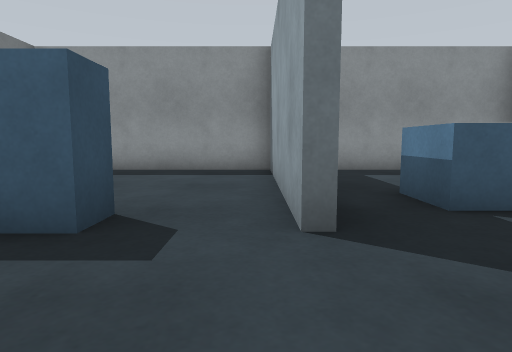
view 1 (above)

19 first-person views from a walk through a world built for the Gazebo simulator. The camera is 0.72 m above the floor, tilts 6° down and sees 75° across. The floor is counted in squares, 1 m on a side. Each view is taken from the middle of a square. On the plan, view 1 faces up. The plan holds only what a view shows up to about 10 squares ahead; the rest is blank.

view 2
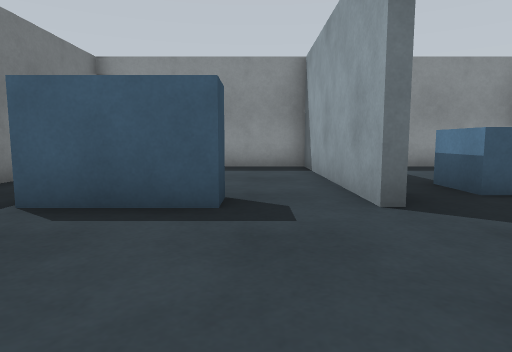

view 3
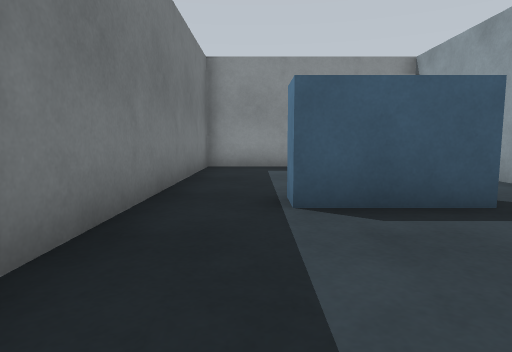

view 4
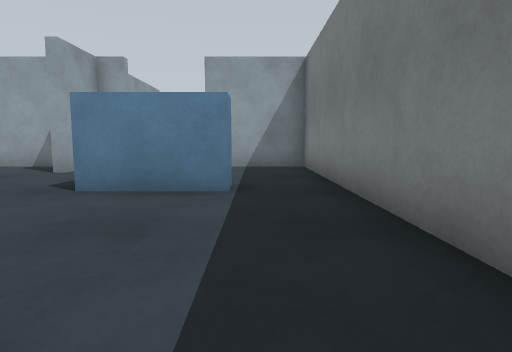

view 5
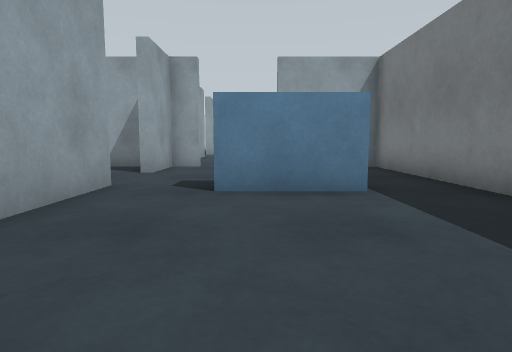

view 6
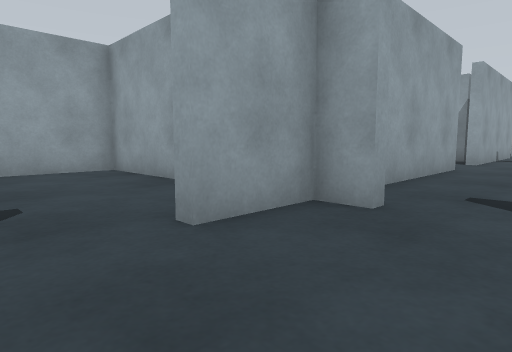

view 7
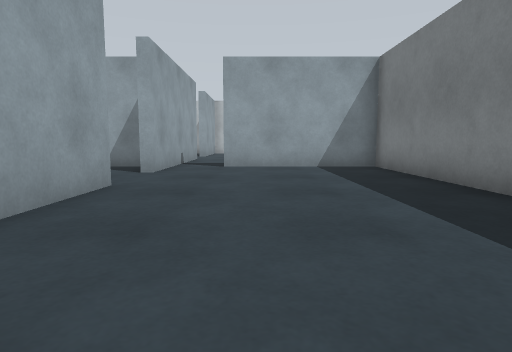

view 8
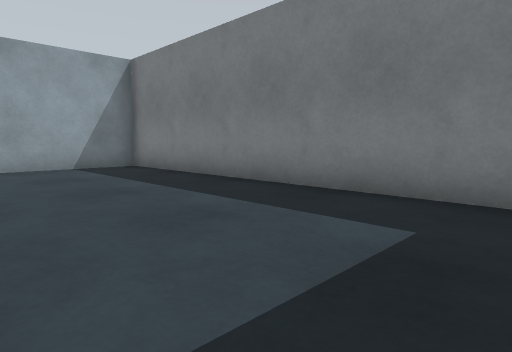

view 9
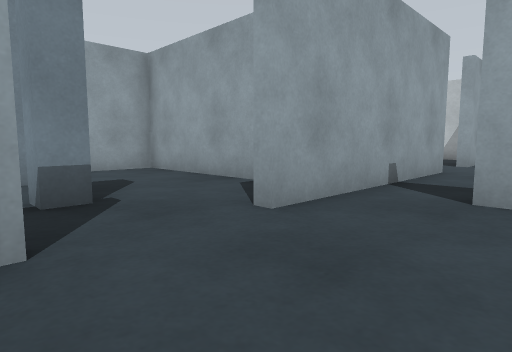

view 10
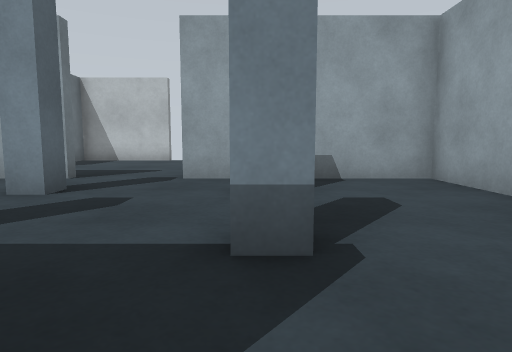

view 11
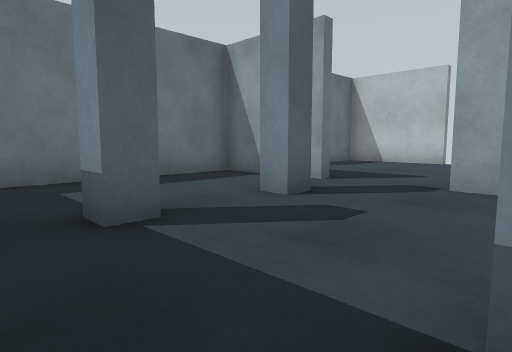

view 12
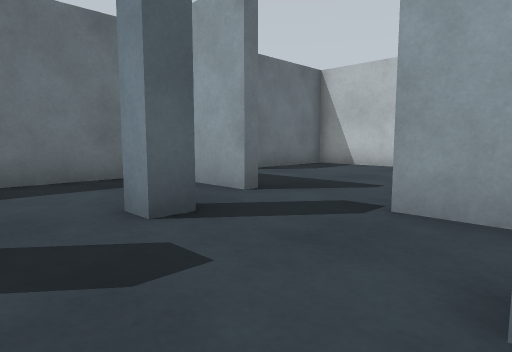

view 13
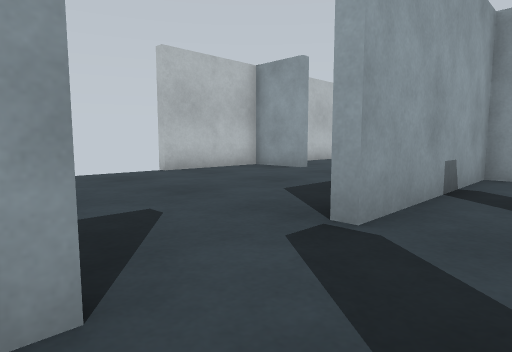

view 14
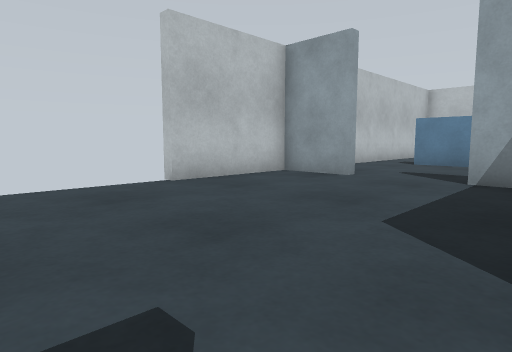

view 15
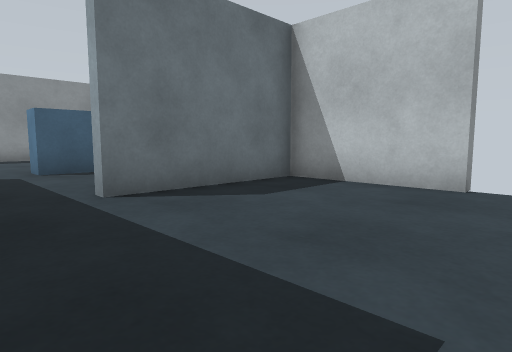

view 16
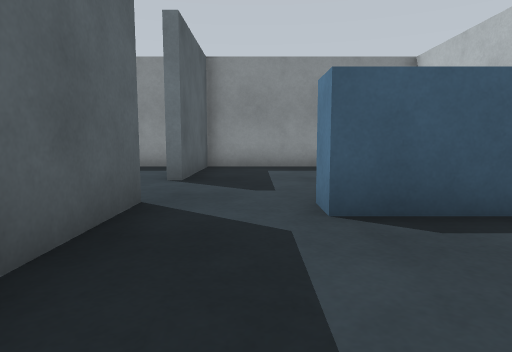

view 17
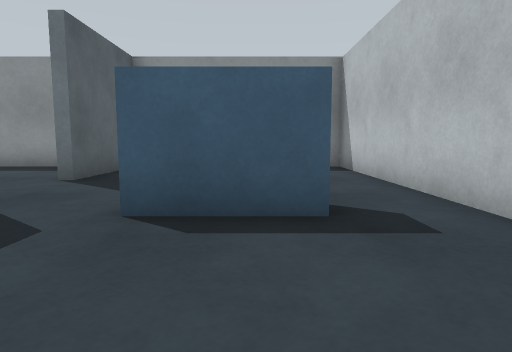

view 18
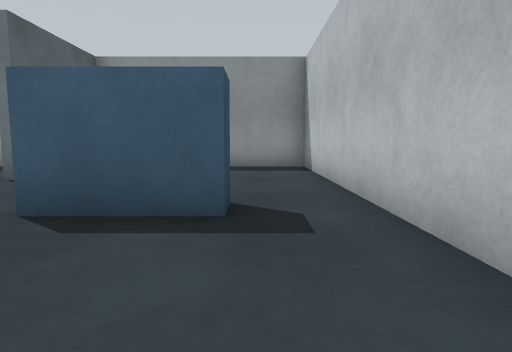

view 19
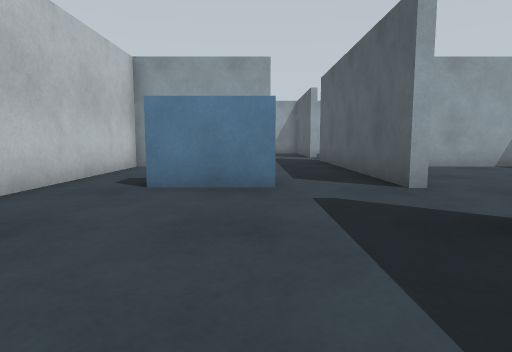

### Floor plan
Ten units are one square. View 1 is at (0, 0); x grows to the right and y downward. Boxes are objects, and circles mark ways between rooms. Rooms are numbered by the first view taken in them; rooms with no view inside come last. Other rooms are left out.
<svg viewBox="-59 -89 194 214">
<path fill="none" stroke="#000" d="M8 -26 4 -26 4 -84 -54 -84 -54 14 -32 14M-4 18 -4 14 4 14 4 -4 8 -4M4 75 4 32M4 116 4 96M-54 25 -54 114 -10 114M68 44 64 44 64 16 18 16M4 96 8 96M11 114 64 114 64 66M128 48 124 48 124 16 86 16M64 66 68 66M106 118 106 114 124 114 124 82 128 82M78 114 85 114M62 -29 66 -29 66 21M64 -84 20 -84M86 16 86 12M124 14 124 -84 66 -84 66 -51 62 -51M11 14 64 14 64 -10"/>
<rect x="-35" y="-35" width="20" height="10" fill="#bbb"><title>blue box</title></rect>
<rect x="15" y="75" width="10" height="10" fill="#bbb"><title>pillar</title></rect>
<rect x="15" y="45" width="10" height="10" fill="#bbb"><title>pillar</title></rect>
<rect x="45" y="75" width="10" height="10" fill="#bbb"><title>pillar</title></rect>
<rect x="45" y="45" width="10" height="10" fill="#bbb"><title>pillar</title></rect>
<rect x="15" y="-45" width="20" height="10" fill="#bbb"><title>blue box</title></rect>
<rect x="85" y="-35" width="20" height="20" fill="#bbb"><title>blue box</title></rect>
<circle cx="-15" cy="20" r="3" fill="#2a7"/>
<circle cx="10" cy="-15" r="3" fill="#2a7"/>
<circle cx="10" cy="85" r="3" fill="#2a7"/>
<circle cx="70" cy="55" r="3" fill="#2a7"/>
<circle cx="80" cy="20" r="3" fill="#2a7"/>
<text x="-20" y="-30">1</text>
<text x="-20" y="70">2</text>
<text x="40" y="70">3</text>
<text x="100" y="70">4</text>
<text x="70" y="-40">5</text>
</svg>
Room 1 opens to room 2. Room 1 opens to room 5. Room 2 opens to room 3. Room 3 opens to room 4. Room 4 opens to room 5.

Where each view was taken, in squares from view 1:
view 1: 0 up, 0 right, facing up
view 2: 1 down, 1 left, facing up
view 3: 1 down, 4 left, facing up
view 4: 8 up, 4 left, facing down
view 5: 8 up, 2 left, facing down
view 6: 2 up, 2 left, facing down-right
view 7: 2 down, 2 left, facing down
view 8: 2 down, 1 left, facing down-left
view 9: 7 down, 2 left, facing down-right
view 10: 8 down, 0 right, facing right
view 11: 8 down, 1 right, facing up-right
view 12: 8 down, 3 right, facing up-right
view 13: 4 down, 5 right, facing down-right
view 14: 5 down, 7 right, facing down-right
view 15: 6 down, 7 right, facing up-right
view 16: 1 down, 8 right, facing up
view 17: 1 down, 10 right, facing up
view 18: 1 down, 11 right, facing up
view 19: 8 up, 9 right, facing down
